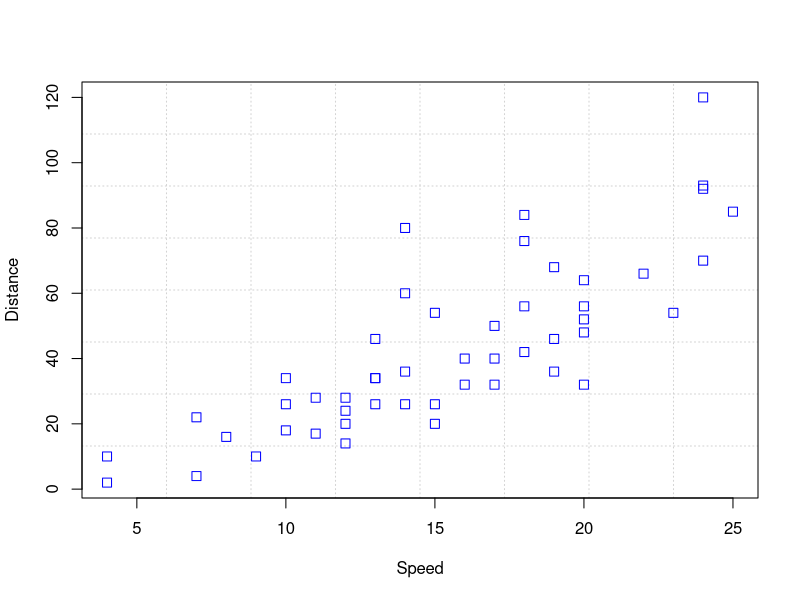
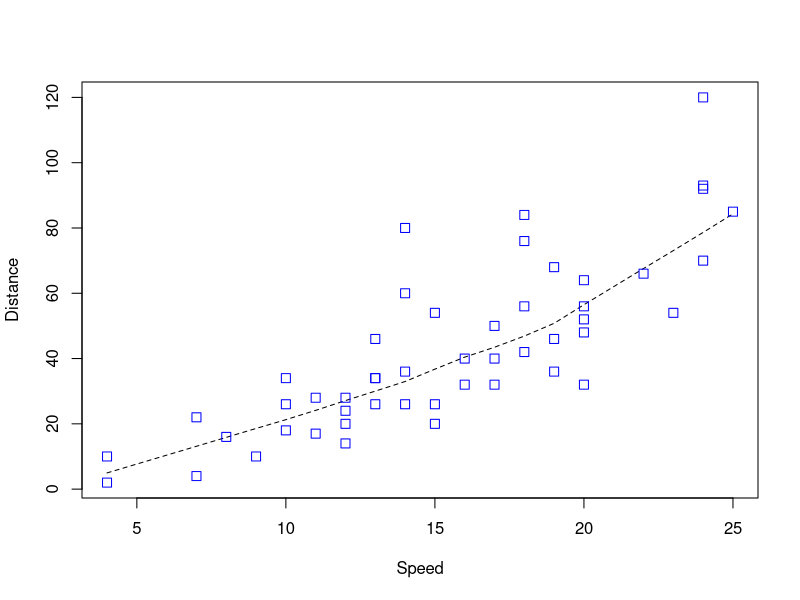
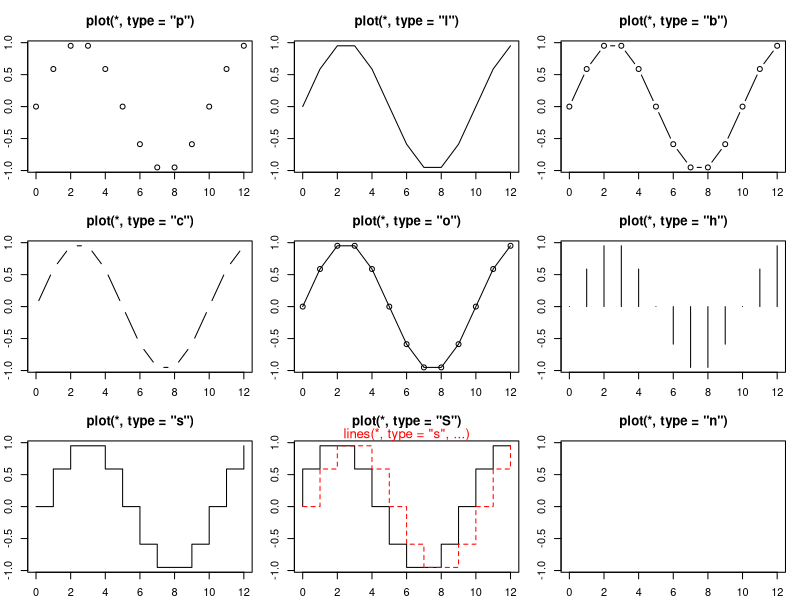
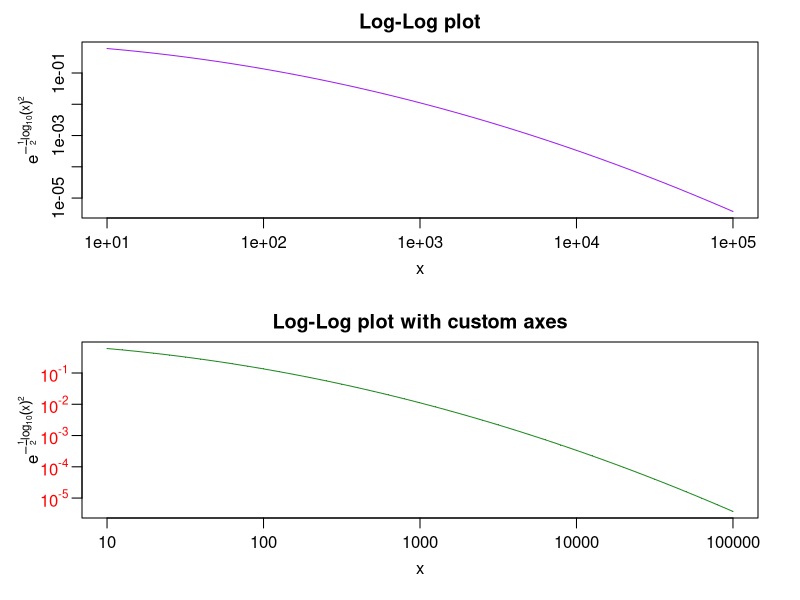
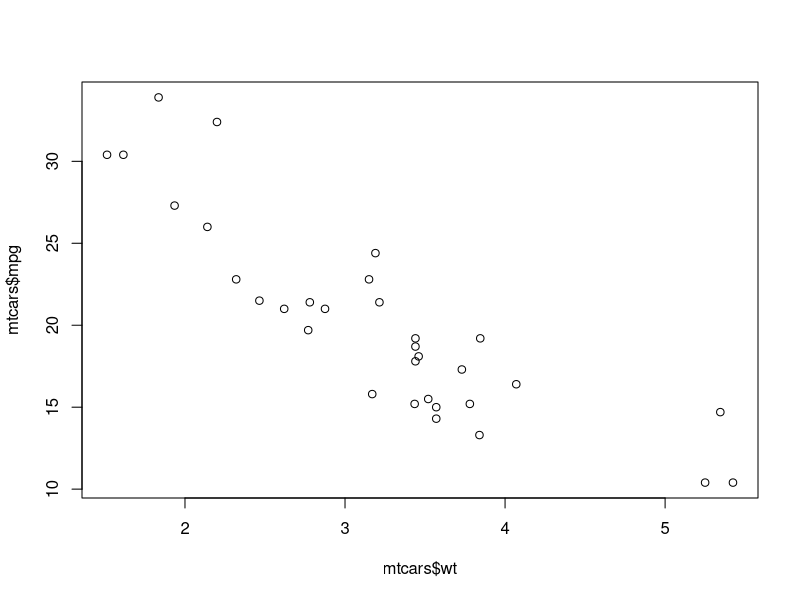
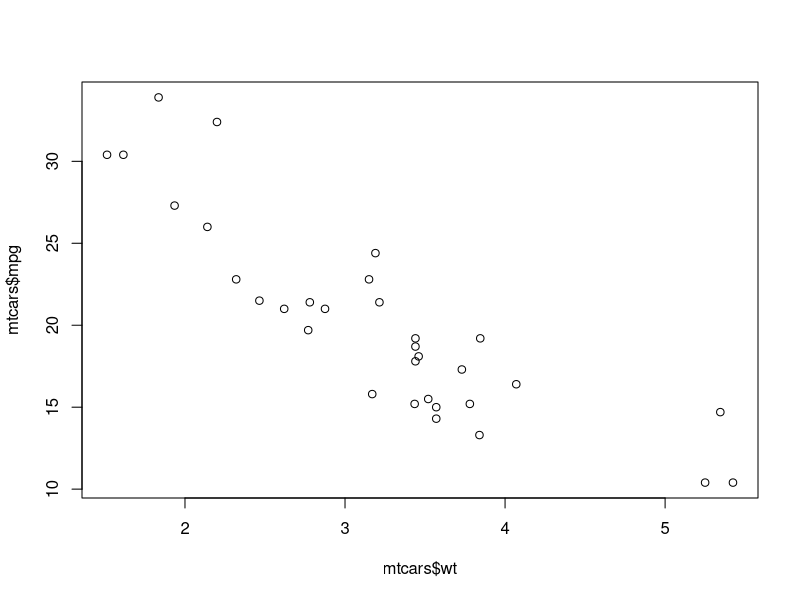
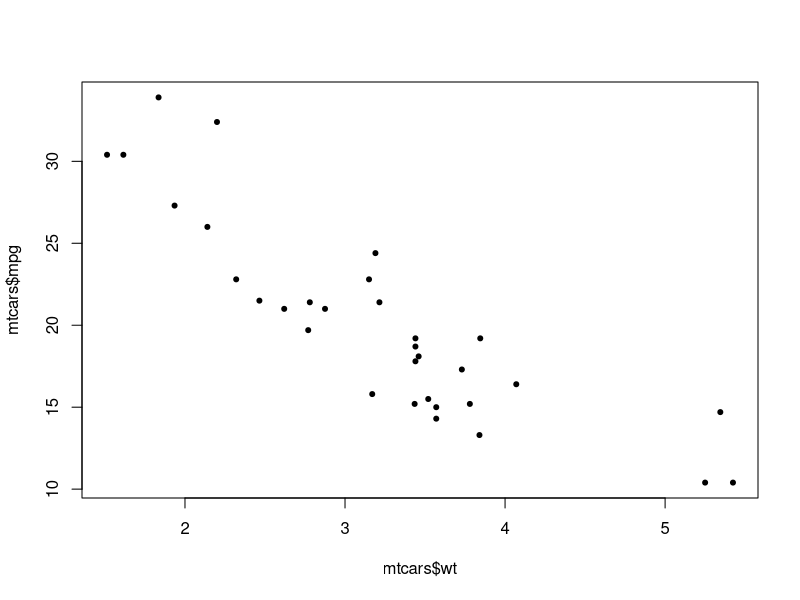
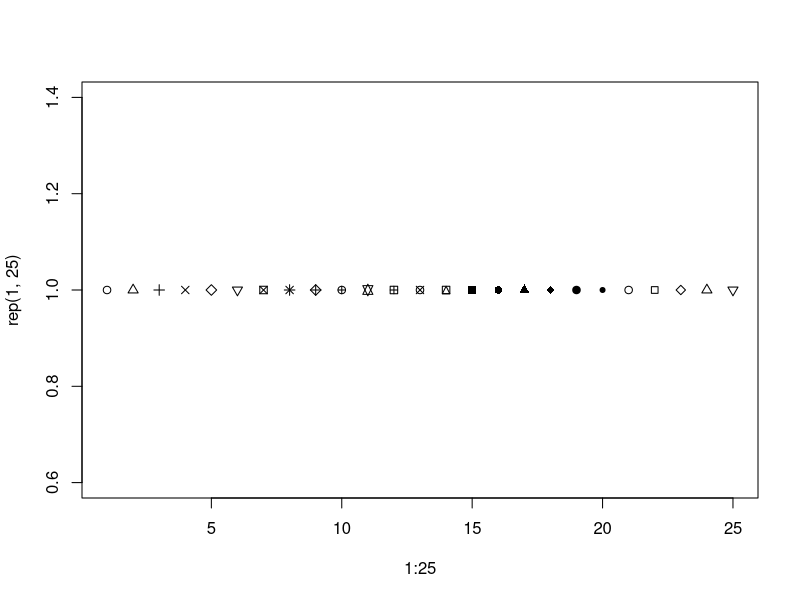

Recreate these plots in R, in order.
###################################
###################################
########                   ########
########   Data Science 1  ########
########       Lab 4       ######## 
########  5th Nov. 2023    ########
########                   ########
###################################
###################################

## Welcome to lab #4. Today we will start with an introduction to plotting in base R

########################
####    Factors     ####
########################

# Quick note before we start on plotting. One final type of variable we haven't looked at yet is factors
# Factors are used for categorical data. Instead of just allowing any value, like a character variable, factors only allow one of a fixed number of 'levels', with one level serving as a 'reference category'.
# To change the reference category, you can use 
# relevel(x, ref=...)

# For now, just bear in mind that sometimes in certain statistical packages, character variables will need to be recoded as factors using factor(),
# and other times variables that shouldn't be factors get loaded as such and need to be changed back with as.character().

########################
####    Datasets    ####
########################

# R contains a number of inbuilt datasets
# To see a list of them, run
data()

# To load one into your environment, run for example
data(mtcars)

########################
####    Plotting    ####
########################

# Base R has a lot of good functions for plotting, and can be very powerful.

# run the following:
example("plot")
# to get a series of examples of things you can do with the plot() function

# Plot() is the most basic function, and with no arguments it creates a scatterplot.
# it can either take an x variable and a y variable as its 2 first arguments, or it can take a formula
plot(mtcars$wt,mtcars$mpg)
plot(mtcars$mpg~mtcars$wt)

# You can change the shape of the points in a scatterplot with the 'pch' argument
plot(mtcars$wt,mtcars$mpg, pch=20)
# There are 25 preset values for the scatterplot points. To see them all run:
plot(1:25,rep(1,25),pch=1:25)

# You can also put in any symbol you like in quote marks:
plot(mtcars$wt,mtcars$mpg, pch="$")
plot(mtcars$wt,mtcars$mpg,pch="✌")

# To change x axis and y axis labels, and add a title you can use
plot(mtcars$wt,mtcars$mpg, pch=20, xlab='Weight (1000 lbs)', ylab='Fuel efficiency (mpg)', main='Association between car weight and fuel efficiency')

# And to change the range of the plot, use
plot(mtcars$wt,mtcars$mpg, pch=20, ylim = c(0,40), xlim = c(0,7))

# Instead of a scatterplot, you can change the type of the plot using 'type'
x <- seq(-4,4,0.2)
y <- dnorm(x)

plot(x,y,pch=20)
plot(x,y,type='l')
plot(x,y,type='h')
plot(x,y,type='b')
plot(x,y,type='s')
plot(x,y,type='o')

# And the color using col
plot(x,y,type='o', col='red')

# For colors you can use preloaded R colors, which you can look up here:
# https://www.nceas.ucsb.edu/sites/default/files/2020-04/colorPaletteCheatsheet.pdf

# You can also use hex codes, such as:
plot(dnorm(seq(-4,4,0.2)),type='o', col='#6D1ACF')

# Pick your own color and find its hex code here:
# https://htmlcolorcodes.com/color-picker/
# or use the built-in color picker in Positron/VSCode

# For turning frequencies into histograms or density plots,
# use hist() and density() 

# For barplots and boxplots, we use barplot() and boxplot()
# In barplot, we can use the argument beside = T or beside = F to make a clustered or a stacked bar chart


# Axes can be removed from the original plot using xaxt='n' and yaxt = 'n'
# New axes can be added using the axis() function
# text(), segments(), arrows(), polygon(), legend(), add these respective elements to your plot. 
# Experiment with them or run ?text, ?segments, etc. to find out more.

# Fonts can be changed using the arguments cex (for size), family (for font type), and font (for bold or italics)

# Straight lines can be added to plots using abline()
plot(x,y,type="l", xlim=c(-4,4))
abline(v=0)

plot(mtcars$wt,mtcars$mpg, pch=20, ylim = c(0,40), xlim = c(0,7))
     abline(v=0,h=0,lm(mpg~wt,data=mtcars))

# Layers of different points or lines can be added to a plot using points() and lines()
smallcars <- mtcars[mtcars$cyl<=4,]
bigcars <- mtcars[mtcars$cyl>4,]

plot(smallcars$mpg~smallcars$wt, pch=20, col = "slateblue", 
          xlim=c(1,7), ylim = c(5,40),
          xlab=("Weight (1000s of lbs)"),ylab="Miles per gallon")
abline(lm(mpg~wt,data=smallcars), col="slateblue")
points(bigcars$mpg~bigcars$wt, pch=20, col = "firebrick")
abline(lm(mpg~wt,data=bigcars), col="firebrick")

# Legends can be added with legend(), 
# where the first 2 arguments determine the position of the legend
legend(4,40, fill=c("slateblue","firebrick"), 
            legend= c("Small cars (4 cylinders)", "Big cars (5+ cylinders)"),
          bty = "n", cex = 0.8)

#######################
####    Devices    ####
#######################

# When you create a plot, it gets stored to a graph device. This gets opened automatically when you plot, and in Rstudio is displayed on one of the panes.
# You can also open a graphics device manually using quartz() on Mac and Linux and windows() on Windows

# The par() function sets the graphical parameters for the device.
# You can use it to set the margins of the graph (in inches) using mar
par(mar=c(5,5,5,5))
plot(mtcars$wt,mtcars$mpg)

# These parameters will remain attached to the graphical device until you turn them off, with:
dev.off()

# par() can be used to generate multiple plots in the same device with the argument mfrow
# mfrow takes a vector of 2 numbers, first the number of rows then the number of columns of the plot grid

par(mfrow=c(2,2),mar=c(2,2,1,1))
plot(mtcars$wt,mtcars$mpg, pch='%', col='dodgerblue')
plot(mtcars$wt,mtcars$mpg, pch='e', col='#13fee0')
plot(mtcars$wt,mtcars$mpg, pch='^', col='firebrick')
plot(mtcars$wt,mtcars$mpg, pch='4', col=adjustcolor('black',alpha.f=0.4))
dev.off()

#############################
####    Saving graphs    ####
#############################
 
# You can save graphs directly from your device (in RStudio, you would click on the 'export' button)
# However, this can be annoying if you have to go through the process every time you make a small adjustment to your graph
# Also, there is no guarantee of conistency if you save your graphs manually
# Generally, it is better to save your plots using code
# To do this, you must open a graphical device directly in a file
# There are multiple functions for this, see a list here: https://stat.ethz.ch/R-manual/R-devel/library/grDevices/html/Devices.html

# Example: to save a graph as a .png
# First open your png device, provide the dimensions, and name the file:
png(file="my.example.graph.png",
    width=600, height=450)

# then put all of the code for your graph
plot(mtcars$wt,mtcars$mpg)

# When you are done, close the device with
dev.off()




#########################
####    EXERCISES    ####
#########################

# 1.1 Transform the 'wt' variable in the mtcars dataset, which represents the weight of cars in 1000s of lbs,
# to a variable representing that weight in kg. 1 lb = 0.453592kg
wt_kg <- mtcars$wt * 0.453592
# 1.2 Plot a histogram and a density plot of the weights of cars in kg in the mtcars dataset.
# Histogram
hist(wt_kg, main = "Histogram of Weights of Cars in kilograms", xlab = "weights in kg", breaks = 5)

# Density Plot
plot(density(wt_kg), main = "Density Plot of Car Weights in kg",
          xlab = "weights in kg", col = "red", lwd = 2)

# Let's extract data about survival rates among the Titanic
data(Titanic)
survived <- as.data.frame(Titanic[,,2,2])
died <-  as.data.frame(Titanic[,,2,1])

# Now we create a new data frame from survived and died that contains the proportion of survivors for each combination of sex and class

d <- data.frame(Male = (survived$Freq/(survived$Freq+died$Freq))[1:4],
                Female = (survived$Freq/(survived$Freq+died$Freq))[5:8],
                class = c("1st","2nd","3rd","Crew"))

# Finally we format it for the barplot function.
# Each row must be a sex and each column a class, with row names and column names specified
 barplot_d <- as.matrix(t(d[1:2]))
colnames(barplot_d)<- d$class

# From this dataset, create a clustered barchart
barplot (barplot_d, beside=T, ylim=c(0,1))

# 1.3. Fix this barplot so that the colours are nicer and there is a legend, title, and appropriate axes labels.
barplot(barplot_d, beside=T, ylim=c(0,1), col = c('red','yellow'),
          xlab = 'gender class', ylab = 'proportion of survivors',
        main = 'Survival Rate of Male and Female of the Titanic')
legend('topright', legend = c("Male","Female"), bty = "n",
        fill = c('red','yellow'))

# 1.4. Looking at this barplot, what can you say about who was more likely to survive the Titanic?
#      Which group was the least likely to survive?

# 1. Females were consistently more likely to survive than males across 
# all   classes and crew: Hence, 1st class females had the highest survival 
# rate of  nearly 100%.
# 2. The group that was least likely to survive was 2nd class males, with 
# less than 10% survival rate.
  
# 1.5 Load the Iris dataset 
data(Iris)

# Please attempt to replicate the graph from the slides. It is a scatterplot of petal length against sepal length,
# with species differentiated by color.
# Add ablines plotting the linear relationship between petal length and sepal length for each group.

petal_length <- iris$Petal.Length
sepal_length <- iris$Sepal.Length

# Set up colors for the three species
colors <- c("green", "yellow", "orange")
species_colors <- colors[as.numeric(iris$Species)]

plot(petal_length,sepal_length, xlab = 'Petal length (cm)',
        ylab = 'Sepal length (cm)', main = 'Relationship between petal and sepal length in irises', pch = 18, col = species_colors)

legend("topleft", legend = c('Versicolor', 'Setosa', 'Virginica'),
         title = "Species", fill = c("yellow", "green", "orange"),
         cex = 0.7, inset = 0.05, x.intersp = 0.5, y.intersp = 0.6,
         text.width = 1.2)
                                                                      
# Alternative approach
abline(lm(Sepal.Length ~ Petal.Length, data = iris, subset = Species == "setosa"), col = "green", lwd = 2)
abline(lm(Sepal.Length ~ Petal.Length, data = iris, subset = Species == "versicolor"), col = "yellow", lwd = 2)
abline(lm(Sepal.Length ~ Petal.Length, data = iris, subset = Species == "virginica"), col = "orange", lwd = 2)

# i've added a file im zack